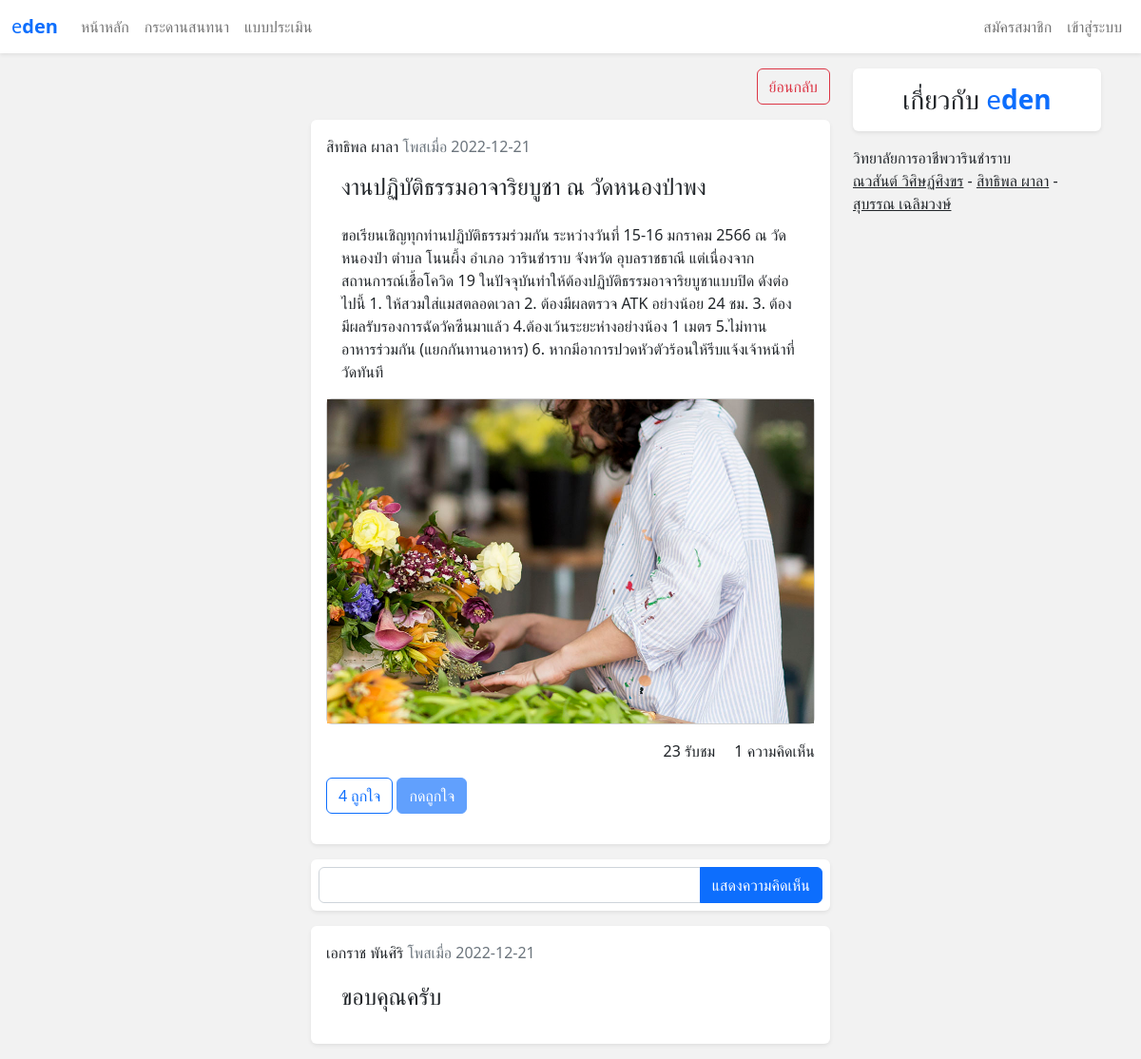
The page /news?new_id=10 on the database its author committed.
### tables this page shows
CREATE TABLE `member` (
  `mem_id` int(5) NOT NULL,
  `mem_name` varchar(200) NOT NULL,
  `mem_address` varchar(200) NOT NULL,
  `mem_date` date NOT NULL,
  `mem_email` varchar(100) NOT NULL,
  `mem_tel` varchar(20) NOT NULL,
  `mem_username` varchar(50) NOT NULL,
  `mem_password` varchar(50) NOT NULL,
  `mem_view` int(5) NOT NULL,
  `mem_status` varchar(10) NOT NULL,
  `mem_regis_date` date NOT NULL
);

CREATE TABLE `news` (
  `new_id` int(5) NOT NULL,
  `new_name` varchar(200) NOT NULL,
  `new_detail` text NOT NULL,
  `new_date` date NOT NULL,
  `mem_id` int(5) NOT NULL,
  `new_view` int(10) NOT NULL,
  `new_img` varchar(100) NOT NULL
);

CREATE TABLE `news_detail` (
  `new_detail_id` int(5) NOT NULL,
  `new_id` int(5) NOT NULL,
  `new_detail_name` varchar(200) NOT NULL,
  `new_detail_date` date NOT NULL,
  `mem_id` int(5) NOT NULL
);

### modules/getParams.php (called while the page is built, shortened)
<?php
function fetch($result){
    return mysqli_fetch_assoc($result);
}

### pages/news.php (the view, shortened to what this page needs)
<?php
$db->query("UPDATE news SET `new_view`= `new_view`+1 WHERE new_id = " . $_GET['new_id']);
$allNews=$db->query("SELECT * FROM news WHERE new_id = " . $_GET['new_id']);
?>
<div class="text-end my-3">
    <a href="/11pdln/home" class="btn btn-outline-danger">ย้อนกลับ</a>
</div>
<?php $news=fetch($allNews);
    if(isset($_SESSION['usr'])) {
        $isLike= $db->query("SELECT * FROM news_like WHERE new_id = {$news['new_id']} AND mem_id = {$_SESSION['usr']}")->num_rows== 0;
    } else {
        $isLike=false;
    }
    $usr_create=fetch($db->query("SELECT * FROM member WHERE mem_id = " . $news['mem_id'])); ?>
<div class="bg-white rounded shadow-sm p-3 my-3">
    <div>
        <span><?php echo $usr_create['mem_name'] ?? "ไม่พบผู้ใช้"; ?></span>
        <span class="text-secondary"> โพสเมื่อ <?php echo $news['new_date']; ?></span>
    </div>
    <h4 class="p-3"><?php echo $news['new_name']; ?></h4>
    <div  class="mx-3 mb-3">
        <?php echo $news['new_detail']; ?>
    </div>
    <div class="card">
        <img src="/11pdln/public/img/<?php echo $news['new_img']; ?>" alt="">
    </div>
    <div class="text-end my-3">
        <span class="mx-3"><?php echo $news['new_view']; ?> รับชม</span>
        <span><?php echo $db->query("SELECT * FROM news_detail WHERE new_id = " . $news['new_id'])->num_rows ?? 0;  ?> ความคิดเห็น</span>
    </div>
    <form method="POST" class="my-3">
        <span class="btn btn-outline-primary"><?php echo $db->query("SELECT * FROM news_like WHERE new_id = " . $news['new_id'])->num_rows ?? 0; ?> ถูกใจ</span>
        <button name="likeNews" class="btn btn-primary  <?php echo $isLike ? "" : "disabled"; ?>">กดถูกใจ</button>
    </form>
</div>
<?php
require('./com/news/CreateComment.php');
require('./com/news/ShowComment.php');
 FrameEnd(); ?>

### com/news/ShowComment.php (shortened to what this page needs)
<?php
$allComment=$db->query("SELECT * FROM news_detail WHERE new_id = " . $_GET['new_id']);
while($newDetail=fetch($allComment)):
    $usr_com=fetch($db->query("SELECT * FROM member WHERE mem_id = " . $newDetail['mem_id']));
?>
<div class="bg-white rounded shadow-sm p-3 my-3">
    <div>
        <span><?php echo $usr_com['mem_name'] ?? "ไม่พบผู้ใช้"; ?></span>
        <span class="text-secondary"> โพสเมื่อ <?php echo $newDetail['new_detail_date']; ?></span>
        <div class="p-3 fs-4 text-break">
            <?php echo $newDetail['new_detail_name']; ?>
        </div>
    </div>
</div>
<?php endwhile;?>

### rows shown on the page
member: mem_name "สิทธิพล ผาลา"
news: new_date "2022-12-21", new_name "งานปฏิบัติธรรมอาจาริยบูชา ณ วัดหนองป่าพง", new_detail "ขอเรียนเชิญทุกท่านปฏิบัติธรรมร่วมกัน ระหว่างวันที่ 15-16 มกราคม 2566 ณ วัดหนองป่า ตำบล โนนผึ้ง อำเภอ วารินชำราบ จังหวัด อุบลราชธาณี แต่เนื่องจากสถานการณ์เชื้อโควิด 19 ในปัจจุบันทำให้ต้องปฏิบัติธรรมอาจาริยบูชาแบบปิด ดังต่อไปนี้ 1. ให้สวมใส่แมสตลอดเวลา 2. ต้องมีผลตรวจ ATK อย่างน้อย 24 ชม. 3. ต้องมีผลรับรองการฉัดวัคซีนมาแล้ว 4.ต้องเว้นระยะห่างอย่างน้อง 1 เมตร 5.ไม่ทานอาหารร่วมกัน (แยกกันทานอาหาร) 6. หากมีอาการปวดหัวตัวร้อนให้รีบแจ้งเจ้าหน้าที่วัดทันที", new_img (picture), new_view "23"
news_detail: mem.mem_name "เอกราช พันศิริ", new_detail_date "2022-12-21", new_detail_name "ขอบคุณครับ"
